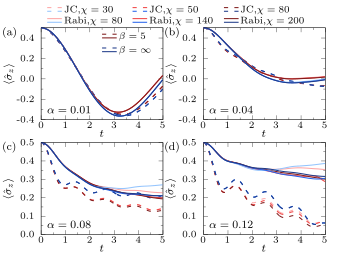

Here is the gnuplot script that generated this plot:
set term epslatex standalone size 8.6cm,6.5cm font ",8" header\
'\usepackage{scalerel}'

lw = 3

# beta=5: 红色系 (chi 小 -> 浅, chi 大 -> 深) -- JC 虚线 + Rabi 实线
set linestyle 1 lw lw lc rgb "#FCA5A5"
set linestyle 2 lw lw lc rgb "#EF4444"
set linestyle 3 lw lw lc rgb "#7F1D1D"

# beta=Inf: 蓝色系 -- JC 虚线 + Rabi 实线
set linestyle 4 lw lw lc rgb "#93C5FD"
set linestyle 5 lw lw lc rgb "#2563EB"
set linestyle 6 lw lw lc rgb "#1E3A8A"

# Rabi + beta=5: 同红色系 (实线)
set linestyle 7 lw lw lc rgb "#FCA5A5"
set linestyle 8 lw lw lc rgb "#EF4444"
set linestyle 9 lw lw lc rgb "#7F1D1D"

# Rabi + beta=Inf: 同蓝色系 (实线)
set linestyle 10 lw lw lc rgb "#93C5FD"
set linestyle 11 lw lw lc rgb "#2563EB"
set linestyle 12 lw lw lc rgb "#1E3A8A"

set style arrow 1 noborder lw 2 size 1,20

set out "fig.tex"
set multiplot

# common settings
set format x '\small{%g}'
set format y '\small{%.1f}'
set lmargin 0
set rmargin 0
set tmargin 0
set bmargin 0

w=0.36
h=0.36

y1=0.53
y2=0.08

xL=0.12
xR=0.60

# (a) alpha=0.01
set size w,h
set origin xL,y1
set xlabel '$t$' offset 0,1.2
set ylabel '$\langle\hat{\sigma}_z\rangle$' offset 2.8,0
set xrange [0:5]
set yrange [-0.4:0.5]
set xtics 0,1,5 offset 0,0.5
set ytics -0.4,0.2,0.4
set mxtics 2
set mytics 2
# 顶部图外 legend: 第1行 JC (实线), 第2行 Rabi (虚线), 跨 (a)+(b)
# 第1行: JC, 三个 chi (虚线)
set arrow from graph 0.05,1.22 to graph 0.17,1.22 ls 1 dt 2 nohead
set arrow from graph 0.05,1.18 to graph 0.17,1.18 ls 4 dt 2 nohead
set label '\small{JC,$\chi=30$}'   at graph 0.19,1.20
set arrow from graph 0.75,1.22 to graph 0.87,1.22 ls 2 dt 2 nohead
set arrow from graph 0.75,1.18 to graph 0.87,1.18 ls 5 dt 2 nohead
set label '\small{JC,$\chi=50$}'  at graph 0.89,1.20
set arrow from graph 1.50,1.22 to graph 1.62,1.22 ls 3 dt 2 nohead
set arrow from graph 1.50,1.18 to graph 1.62,1.18 ls 6 dt 2 nohead
set label '\small{JC,$\chi=80$}'  at graph 1.64,1.20
# 第2行: Rabi, 三个 chi (实线)
set arrow from graph 0.05,1.10 to graph 0.17,1.10 ls 7  nohead
set arrow from graph 0.05,1.06 to graph 0.17,1.06 ls 10 nohead
set label '\small{Rabi,$\chi=80$}'   at graph 0.19,1.08
set arrow from graph 0.75,1.10 to graph 0.87,1.10 ls 8  nohead
set arrow from graph 0.75,1.06 to graph 0.87,1.06 ls 11 nohead
set label '\small{Rabi,$\chi=140$}'  at graph 0.89,1.08
set arrow from graph 1.50,1.10 to graph 1.62,1.10 ls 9  nohead
set arrow from graph 1.50,1.06 to graph 1.62,1.06 ls 12 nohead
set label '\small{Rabi,$\chi=200$}' at graph 1.64,1.08
# beta=5 / beta=Inf 合并 legend (放在 (a) 内)
set arrow from graph 0.50,0.93 to graph 0.62,0.93 ls 3 dt 2 nohead
set arrow from graph 0.50,0.89 to graph 0.62,0.89 ls 9 nohead
set label '\small{$\beta=5$}'        at graph 0.64,0.91
set arrow from graph 0.50,0.78 to graph 0.62,0.78 ls 6 dt 2 nohead
set arrow from graph 0.50,0.74 to graph 0.62,0.74 ls 12 nohead
set label '\small{$\beta=\infty$}'   at graph 0.64,0.76
set label '(a)' at graph -0.32,0.95
set label '$\alpha=0.01$' at graph 0.05,0.10
unset key
plot "../data/fig2/panel00_alpha0.01/jc_beta5_chi30.csv"      u 1:2 w l ls 1 dt 2 notitle,\
     "../data/fig2/panel00_alpha0.01/jc_beta5_chi50.csv"      u 1:2 w l ls 2 dt 2 notitle,\
     "../data/fig2/panel00_alpha0.01/jc_beta5_chi80.csv"      u 1:2 w l ls 3 dt 2 notitle,\
     "../data/fig2/panel00_alpha0.01/jc_betaInf_chi30.csv"    u 1:2 w l ls 4 dt 2 notitle,\
     "../data/fig2/panel00_alpha0.01/jc_betaInf_chi50.csv"    u 1:2 w l ls 5 dt 2 notitle,\
     "../data/fig2/panel00_alpha0.01/jc_betaInf_chi80.csv"    u 1:2 w l ls 6 dt 2 notitle,\
     "../data/fig2/panel00_alpha0.01/rabi_beta5_chi80.csv"    u 1:2 w l ls 7  notitle,\
     "../data/fig2/panel00_alpha0.01/rabi_beta5_chi140.csv"   u 1:2 w l ls 8  notitle,\
     "../data/fig2/panel00_alpha0.01/rabi_beta5_chi200.csv"   u 1:2 w l ls 9  notitle,\
     "../data/fig2/panel00_alpha0.01/rabi_betaInf_chi80.csv"  u 1:2 w l ls 10 notitle,\
     "../data/fig2/panel00_alpha0.01/rabi_betaInf_chi140.csv" u 1:2 w l ls 11 notitle,\
     "../data/fig2/panel00_alpha0.01/rabi_betaInf_chi200.csv" u 1:2 w l ls 12 notitle

# (b) alpha=0.04
unset label
unset arrow
unset key
set size w,h
set origin xR,y1
set xlabel '$t$' offset 0,1.2
set ylabel '$\langle\hat{\sigma}_z\rangle$' offset 2.8,0
set xrange [0:5]
set yrange [-0.4:0.5]
set xtics 0,1,5 offset 0,0.5
set ytics -0.4,0.2,0.4
set mxtics 2
set mytics 2
# (b) 顶部 legend 已移到图最上方
set label '(b)' at graph -0.32,0.95
set label '$\alpha=0.04$' at graph 0.05,0.10
plot "../data/fig2/panel01_alpha0.04/jc_beta5_chi30.csv"      u 1:2 w l ls 1 dt 2 notitle,\
     "../data/fig2/panel01_alpha0.04/jc_beta5_chi50.csv"      u 1:2 w l ls 2 dt 2 notitle,\
     "../data/fig2/panel01_alpha0.04/jc_beta5_chi80.csv"      u 1:2 w l ls 3 dt 2 notitle,\
     "../data/fig2/panel01_alpha0.04/jc_betaInf_chi30.csv"    u 1:2 w l ls 4 dt 2 notitle,\
     "../data/fig2/panel01_alpha0.04/jc_betaInf_chi50.csv"    u 1:2 w l ls 5 dt 2 notitle,\
     "../data/fig2/panel01_alpha0.04/jc_betaInf_chi80.csv"    u 1:2 w l ls 6 dt 2 notitle,\
     "../data/fig2/panel01_alpha0.04/rabi_beta5_chi80.csv"    u 1:2 w l ls 7  notitle,\
     "../data/fig2/panel01_alpha0.04/rabi_beta5_chi140.csv"   u 1:2 w l ls 8  notitle,\
     "../data/fig2/panel01_alpha0.04/rabi_beta5_chi200.csv"   u 1:2 w l ls 9  notitle,\
     "../data/fig2/panel01_alpha0.04/rabi_betaInf_chi80.csv"  u 1:2 w l ls 10 notitle,\
     "../data/fig2/panel01_alpha0.04/rabi_betaInf_chi140.csv" u 1:2 w l ls 11 notitle,\
     "../data/fig2/panel01_alpha0.04/rabi_betaInf_chi200.csv" u 1:2 w l ls 12 notitle

# (c) alpha=0.08
unset label
unset arrow
unset key
set size w,h
set origin xL,y2
set xlabel '$t$' offset 0,1.2
set ylabel '$\langle\hat{\sigma}_z\rangle$' offset 1.7,0
set xrange [0:5]
set yrange [0.0:0.5]
set xtics 0,1,5 offset 0,0.5
set ytics 0.0,0.1,0.5
set mxtics 2
set mytics 2
set label '(c)' at graph -0.32,0.95
set label '$\alpha=0.08$' at graph 0.05,0.10
plot "../data/fig2/panel10_alpha0.08/jc_beta5_chi30.csv"      u 1:2 w l ls 1 dt 2 notitle,\
     "../data/fig2/panel10_alpha0.08/jc_beta5_chi50.csv"      u 1:2 w l ls 2 dt 2 notitle,\
     "../data/fig2/panel10_alpha0.08/jc_beta5_chi80.csv"      u 1:2 w l ls 3 dt 2 notitle,\
     "../data/fig2/panel10_alpha0.08/jc_betaInf_chi30.csv"    u 1:2 w l ls 4 dt 2 notitle,\
     "../data/fig2/panel10_alpha0.08/jc_betaInf_chi50.csv"    u 1:2 w l ls 5 dt 2 notitle,\
     "../data/fig2/panel10_alpha0.08/jc_betaInf_chi80.csv"    u 1:2 w l ls 6 dt 2 notitle,\
     "../data/fig2/panel10_alpha0.08/rabi_beta5_chi80.csv"    u 1:2 w l ls 7  notitle,\
     "../data/fig2/panel10_alpha0.08/rabi_beta5_chi140.csv"   u 1:2 w l ls 8  notitle,\
     "../data/fig2/panel10_alpha0.08/rabi_beta5_chi200.csv"   u 1:2 w l ls 9  notitle,\
     "../data/fig2/panel10_alpha0.08/rabi_betaInf_chi80.csv"  u 1:2 w l ls 10 notitle,\
     "../data/fig2/panel10_alpha0.08/rabi_betaInf_chi140.csv" u 1:2 w l ls 11 notitle,\
     "../data/fig2/panel10_alpha0.08/rabi_betaInf_chi200.csv" u 1:2 w l ls 12 notitle

# (d) alpha=0.12
unset label
unset arrow
unset key
set size w,h
set origin xR,y2
set xlabel '$t$' offset 0,1.2
set ylabel '$\langle\hat{\sigma}_z\rangle$' offset 1.7,0
set xrange [0:5]
set yrange [0.0:0.5]
set xtics 0,1,5 offset 0,0.5
set ytics 0.0,0.1,0.5
set mxtics 2
set mytics 2
set label '(d)' at graph -0.32,0.95
set label '$\alpha=0.12$' at graph 0.05,0.10
plot "../data/fig2/panel11_alpha0.12/jc_beta5_chi30.csv"      u 1:2 w l ls 1 dt 2 notitle,\
     "../data/fig2/panel11_alpha0.12/jc_beta5_chi50.csv"      u 1:2 w l ls 2 dt 2 notitle,\
     "../data/fig2/panel11_alpha0.12/jc_beta5_chi80.csv"      u 1:2 w l ls 3 dt 2 notitle,\
     "../data/fig2/panel11_alpha0.12/jc_betaInf_chi30.csv"    u 1:2 w l ls 4 dt 2 notitle,\
     "../data/fig2/panel11_alpha0.12/jc_betaInf_chi50.csv"    u 1:2 w l ls 5 dt 2 notitle,\
     "../data/fig2/panel11_alpha0.12/jc_betaInf_chi80.csv"    u 1:2 w l ls 6 dt 2 notitle,\
     "../data/fig2/panel11_alpha0.12/rabi_beta5_chi80.csv"    u 1:2 w l ls 7  notitle,\
     "../data/fig2/panel11_alpha0.12/rabi_beta5_chi140.csv"   u 1:2 w l ls 8  notitle,\
     "../data/fig2/panel11_alpha0.12/rabi_beta5_chi200.csv"   u 1:2 w l ls 9  notitle,\
     "../data/fig2/panel11_alpha0.12/rabi_betaInf_chi80.csv"  u 1:2 w l ls 10 notitle,\
     "../data/fig2/panel11_alpha0.12/rabi_betaInf_chi140.csv" u 1:2 w l ls 11 notitle,\
     "../data/fig2/panel11_alpha0.12/rabi_betaInf_chi200.csv" u 1:2 w l ls 12 notitle

unset multiplot
